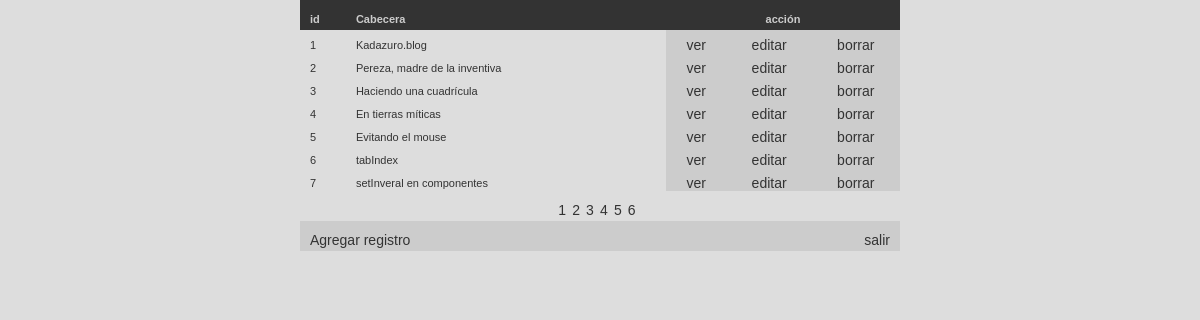
The app's page /admin/index.php with its own data.
### tables this page shows
CREATE TABLE IF NOT EXISTS `agenda` (
  `id` mediumint(8) NOT NULL auto_increment,
  `seccion` mediumint(8) NOT NULL default '0',
  `cabecera` varchar(50) NOT NULL default '',
  `texto` text NOT NULL,
  `fecha` varchar(8) NOT NULL default '20030000',
  `foto` varchar(40) NOT NULL default 'n/a',
  UNIQUE KEY `id` (`id`),
  KEY `cabecera` (`cabecera`),
  KEY `fecha` (`fecha`)
);

### includes/config.php (called while the page is built, shortened)
<?php
$NRPP=7;
?>

### includes/funciones.php (the view, shortened to what this page needs)
<?php
function muestraRegistros($p){
	global $NRPP;
	$regInicio= ($p - 1) * $NRPP;
	$res = mysql_query("SELECT id,cabecera FROM agenda  ORDER BY id  LIMIT $regInicio ,$NRPP") or die (mysql_error());
		if (mysql_num_rows($res) > 0) {
			while(list($id,$cabecera) = mysql_fetch_array($res)){
			?>
	 <tr>
	   <td class="texto"><?php echo $id;?></td>
	   <td class="texto"><?php echo $cabecera;?></td>
	   <td align="center" class="pie"><a href="agenda_ver.php?id=<?php echo $id;?>">ver</a></td>
	   <td align="center" class="pie"><a href="agenda_editar.php?id=<?php echo $id;?>">editar</a></td>
	   <td align="center" class="pie"><a href="agenda_borrar.php?id=<?php echo $id;?>&cabecera=<?php echo $cabecera;?>">borrar</a></td>
	 </tr>
			<?php
			}
		}else{
			?>
	 <tr>
	   <td colspan="5" align="center">No hay datos</td>
	 </tr>
			<?php
		}
}
function barraPaginador() {
	global $NRPP;
		$res = mysql_query("SELECT id FROM agenda ") or die (mysql_error());
		$NP = mysql_num_rows($res) / $NRPP;
		$resto = mysql_num_rows($res) % $NRPP;
		if ($resto != 0)
			$NP++;
		for ($i=1;$i<=$NP;$i++){
			echo "<A HREF='".$_SERVER['PHP_SELF']."?pagina=".$i."'>". ($i) ."</A>&nbsp;&nbsp;";
		}
}
?>

### admin/index.php (shortened to what this page needs)
<?php
include("../includes/config.php");
include("../includes/funciones.php");
?>
<html>
<head>
<link href="../estilos.css" rel="stylesheet" type="text/css">
</head>
<body>
<table width="600" border="0" align="center" cellpadding="0" cellspacing="0">
  <tr>
    <td class="cabeceraBold">id</td>
    <td width="300" height="30" class="cabeceraBold">Cabecera</td>
    <td colspan="3" align="center" class="cabeceraBold">acci&oacute;n</td>
  </tr>
<?php
  if (!isset($_GET['pagina']))
      muestraRegistros(1);
  else
      muestraRegistros($_GET['pagina']);
?>
<tr><td  align="center" height="30" colspan="5" > <?php barraPaginador(); ?></td></tr>
  <tr>
    <td height="30" colspan="4" class="pie"><a href="agenda_agregar.php">Agregar
    registro</a></td>
    <td height="30" align="right" class="pie"> <a href="salir.php">salir</a></td>
  </tr>
</table>
</body>
</html>

### estilos.css (style rules this page uses)
body { scrollbar-face-color: #BBBBBB; scrollbar-highlight-color: #BBBBBB; scrollbar-shadow-color: #BBBBBB; scrollbar-3dlight-color: #BBBBBB; scrollbar-darkshadow-color: #BBBBBB; scrollbar-arrow-color: #333333; scrollbar-track-color: #DDDDDD; scrollbar-base-color: #BBBBBB; background-color: #dddddD; margin: 0 0 0 0; }
A:link { color:#333333; font-size:14px; text-decoration: none; font-family:Arial,Verdana,sans-serif; }
.texto { font-size: 11px; font-family:Arial,Verdana,sans-serif; color:#333333; text-align: justify; }
td { font-size: 11px; font-family:Arial,Verdana,sans-serif; color:#333333; padding: 7 10 0 10; }
.pie { font-size: 11px; font-family:Arial,Verdana,sans-serif; color:333333; background:#CCCCCC; }
.cabeceraBold { font-size: 11px; font-family:Arial, Verdana, sans-serif; color:#CCCCCC; background:#333333; font-weight: bold; }

### records on screen
agenda: id "1", cabecera "Kadazuro.blog"
agenda: id "2", cabecera "Pereza, madre de la inventiva"
agenda: id "3", cabecera "Haciendo una cuadrícula"
agenda: id "4", cabecera "En tierras míticas"
agenda: id "5", cabecera "Evitando el mouse"
agenda: id "6", cabecera "tabIndex"
agenda: id "7", cabecera "setInveral en componentes"
